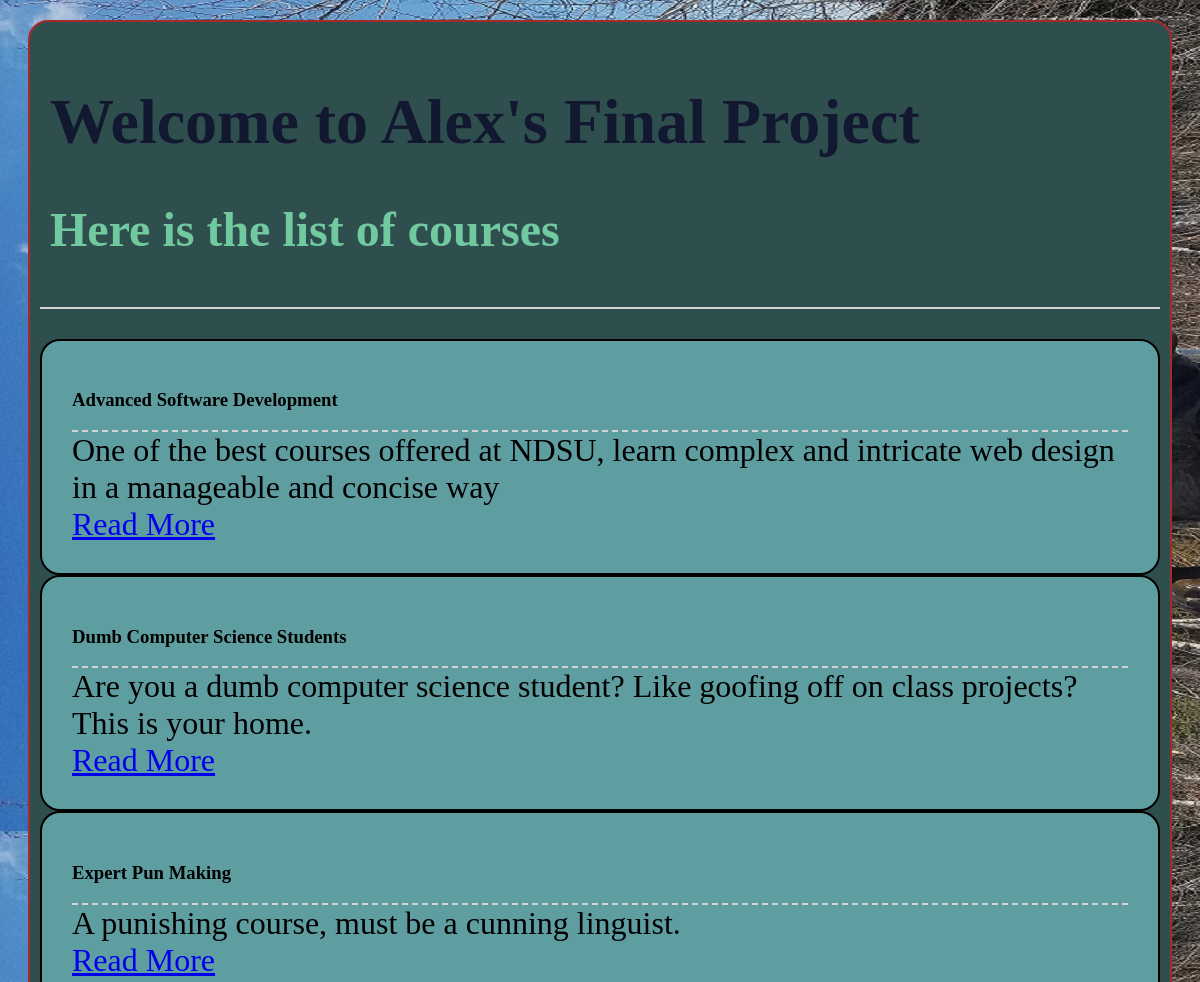
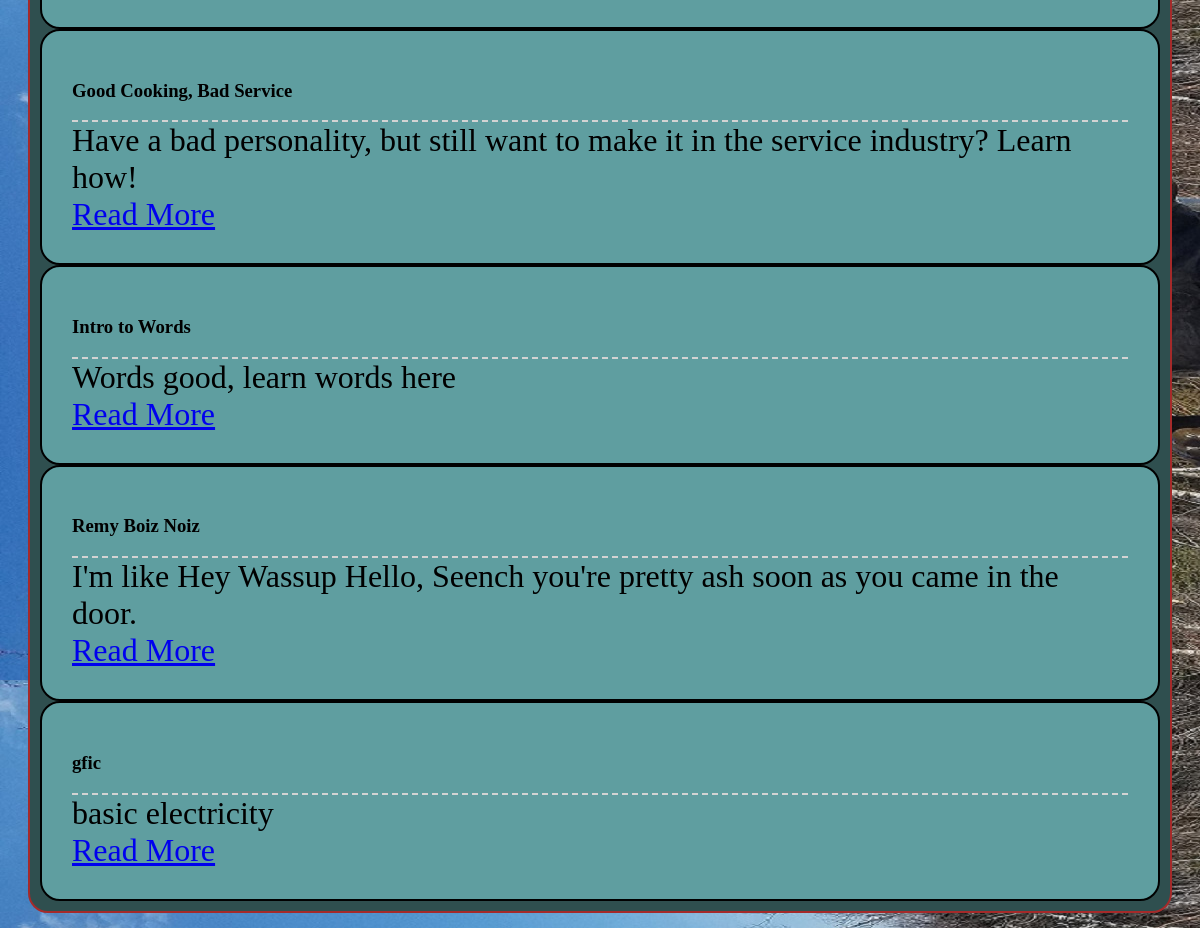
The page / on the database its author committed (2 pictures, top to bottom).
### app/models.py (models this page shows, shortened)
class Course(models.Model):
    course_title = models.CharField(max_length=60)
    course_description = models.CharField(max_length= 128)
    credits = models.PositiveSmallIntegerField()
    instructor = models.CharField(max_length=64)
    start_date = models.DateField()

### app/views.py (the view)
# urls.py: path('', views.index, name='index'),
def index(request):
    course_list = Course.objects.order_by('course_title')
    course_dict = {'course': course_list}
    return render(request, 'app/index.html', context=course_dict)

### Templates/app/index.html (shortened to what this page needs)
<!DOCTYPE html>
{% load static %}
<html lang="en">
<head>
    <link rel="stylesheet" href='{% static "css/cssindex.css" %}'>
</head>
<body>
    <div class="project">
        <div class="card-title">
            <h1>Welcome to Alex's Final Project</h1>
            <h2>Here is the list of courses</h2>
        </div>
        <div>
        {%if course%}
            {% for c in course%}
            <div class="card">
                <h3>
                    {{c.course_title}}
                </h3>
                <div class="c">
                    {{c.course_description}}<br>
                    <a class="btn btn-primary" href="{% url 'course_detail' c.pk %}">Read More</a>
                </div>
            </div>
            {%endfor%}
        </div>
        {% endif %}
</div>
</body>
</html>

### app/static/css/cssindex.css (style rules this page uses)
h1 { color:#121830; }
h2 { color:rgb(112, 201, 159); }
.card { border-width: 2px; border-color: black; border-style: solid; padding: 30px; border-radius: 20px; background-color: cadetblue; }
body { background-image: url('../images/FeelCopped.jpg') }
.c { font-size: xx-large; border-top-width: 2px; border-top-color: lightgray; border-top-style: dashed; }
.card-title { font-size: xx-large; border-bottom-width: 2px; border-bottom-color: lightgray; border-bottom-style: solid; margin-bottom: 30px; padding: 10px; }
.project { margin: 20px; border-style: solid; border-color: brown; border-width: 2px; padding:10px; border-radius: 20px; background-color: darkslategrey; }

### rows shown on the page
Course: course_title "Advanced Software Development", course_description "One of the best courses offered at NDSU, learn complex and intricate web design in a manageable and concise way"
Course: course_title "Dumb Computer Science Students", course_description "Are you a dumb computer science student? Like goofing off on class projects? This is your home."
Course: course_title "Expert Pun Making", course_description "A punishing course, must be a cunning linguist."
Course: course_title "Good Cooking, Bad Service", course_description "Have a bad personality, but still want to make it in the service industry? Learn how!"
Course: course_title "Intro to Words", course_description "Words good, learn words here"
Course: course_title "Remy Boiz Noiz", course_description "I'm like Hey Wassup Hello, Seench you're pretty ash soon as you came in the door."
Course: course_title "gfic", course_description "basic electricity"
